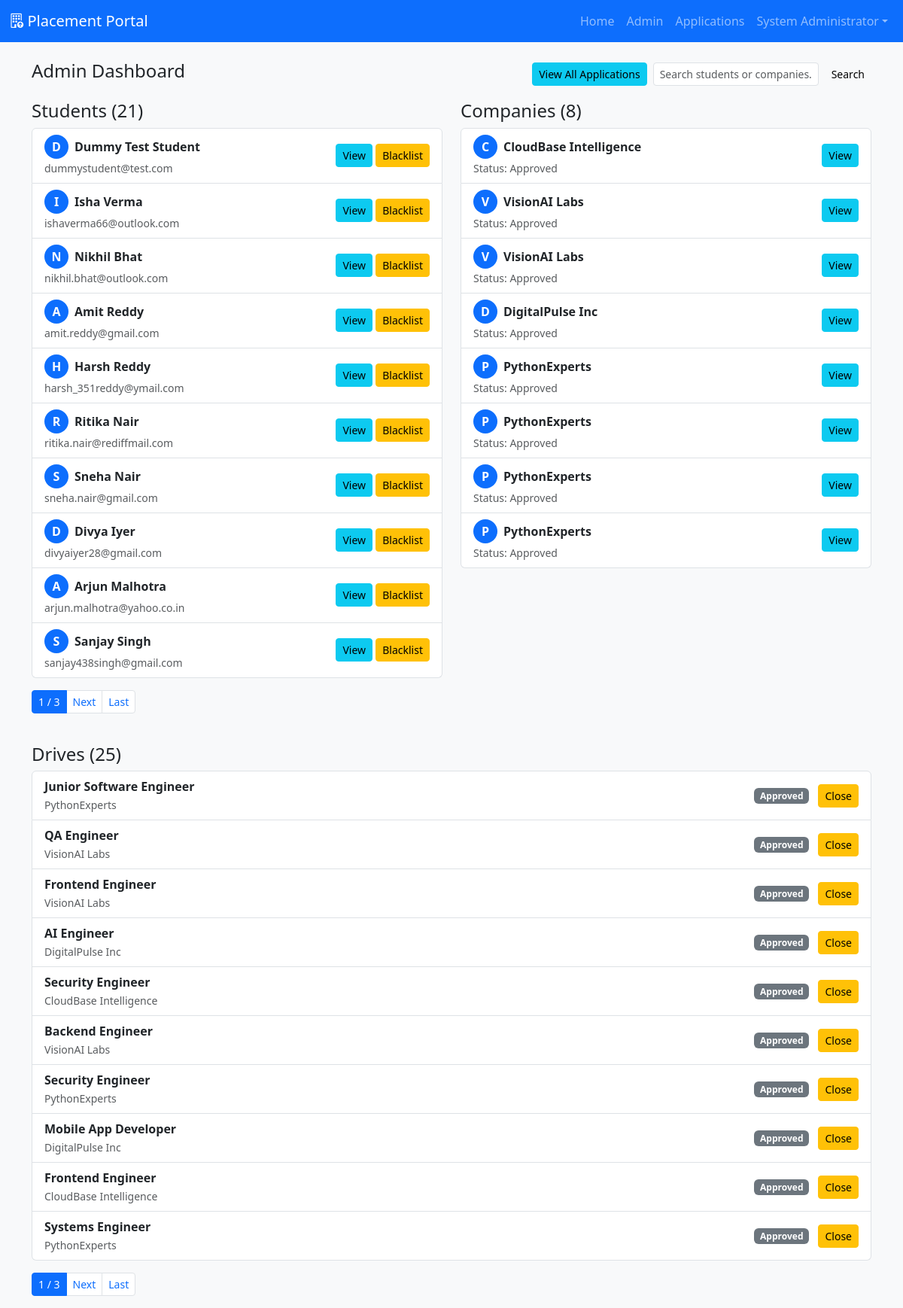
The page /admin (signed in) on the database its author committed.
### models.py (models this page shows, shortened)
class User(UserMixin, db.Model):
    __tablename__ = 'users'
    id = db.Column(db.Integer, primary_key=True)
    email = db.Column(db.String(120), unique=True, nullable=False)
    password = db.Column(db.String(128), nullable=False)
    name = db.Column(db.String(120))
    role = db.Column(db.String(20), nullable=False)  # 'admin', 'company', 'student'
    active = db.Column(db.Boolean, default=True)
    blacklisted = db.Column(db.Boolean, default=False)

class CompanyProfile(db.Model):
    __tablename__ = 'companies'
    id = db.Column(db.Integer, primary_key=True)
    user_id = db.Column(db.Integer, db.ForeignKey('users.id'), nullable=False)
    company_name = db.Column(db.String(240), nullable=False)
    hr_contact = db.Column(db.String(120))
    website = db.Column(db.String(240))
    approved = db.Column(db.Boolean, default=False)
    blacklisted = db.Column(db.Boolean, default=False)
    user = db.relationship('User', backref='company_profile', uselist=False)

class Drive(db.Model):
    __tablename__ = 'drives'
    id = db.Column(db.Integer, primary_key=True)
    company_id = db.Column(db.Integer, db.ForeignKey('companies.id'), nullable=False)
    job_title = db.Column(db.String(240), nullable=False)
    job_description = db.Column(db.Text)
    eligibility = db.Column(db.String(240))
    salary = db.Column(db.String(100))
    location = db.Column(db.String(120))
    application_deadline = db.Column(db.Date)
    status = db.Column(db.String(20), default='Pending')  # Pending / Approved / Closed
    created_at = db.Column(db.DateTime, default=datetime.utcnow)
    company = db.relationship('CompanyProfile', backref='drives')

### app.py (the view)
@app.route('/admin')
@login_required
@role_required('admin')
def admin_dashboard():
    students_per_page = 10
    companies_per_page = 8
    drives_per_page = 10
    student_page = request.args.get('student_page', 1, type=int)
    company_page = request.args.get('company_page', 1, type=int)
    drive_page = request.args.get('drive_page', 1, type=int)
    all_students = User.query.filter_by(role='student').all()
    all_companies = CompanyProfile.query.all()
    all_drives = Drive.query.all()
    all_applications = Application.query.all()
    student_start = (student_page - 1) * students_per_page
    student_end = student_start + students_per_page
    students = all_students[student_start:student_end]
    total_student_pages = (len(all_students) + students_per_page - 1) // students_per_page
    company_start = (company_page - 1) * companies_per_page
    company_end = company_start + companies_per_page
    companies = all_companies[company_start:company_end]
    total_company_pages = (len(all_companies) + companies_per_page - 1) // companies_per_page
    drive_start = (drive_page - 1) * drives_per_page
    drive_end = drive_start + drives_per_page
    drives = all_drives[drive_start:drive_end]
    total_drive_pages = (len(all_drives) + drives_per_page - 1) // drives_per_page
    return render_template('admin_dashboard.html',
        students=students, total_students=len(all_students), student_page=student_page, total_student_pages=total_student_pages,
        companies=companies, total_companies=len(all_companies), company_page=company_page, total_company_pages=total_company_pages,
        drives=drives, total_drives=len(all_drives), drive_page=drive_page, total_drive_pages=total_drive_pages,
        applications=all_applications)

### app.py (called while the page is built)
@login_manager.user_loader
def load_user(user_id):
    return User.query.get(int(user_id))

def role_required(role):
    def decorator(fn):
        from functools import wraps
        @wraps(fn)
        def wrapper(*args, **kwargs):
            if not current_user.is_authenticated or current_user.role != role:
                flash('Access denied', 'danger')
                return redirect(url_for('login'))
            return fn(*args, **kwargs)
        return wrapper
    return decorator

### templates/admin_dashboard.html (shortened to what this page needs)
{% extends 'base.html' %}
{% block content %}
  <div class="d-flex justify-content-between align-items-center mb-3">
    <h2 class="h4">Admin Dashboard</h2>
    <div class="d-flex gap-2">
      <a class="btn btn-sm btn-info" href="{{ url_for('admin_applications') }}">View All Applications</a>
      <form class="d-flex" method="get" action="{{ url_for('admin_search') }}">
        <input name="q" class="form-control form-control-sm me-2" placeholder="Search students or companies...">
        <button class="btn btn-sm btn-light" type="submit">Search</button>
      </form>
    </div>
  </div>
  <div class="row">
    <div class="col-md-6">
      <h4>Students ({{ total_students }})</h4>
      <ul class="list-group">
        {% for s in students %}
          <li class="list-group-item d-flex justify-content-between align-items-center">
            <div>
              <span class="avatar-circle">{{ s.name[0] }}</span><strong>{{ s.name }}</strong><br><small class="text-muted">{{ s.email }}</small>
            </div>
            <div>
              <a class="btn btn-sm btn-info" href="{{ url_for('admin_user_details', user_id=s.id) }}">View</a>
              {% if not s.blacklisted %}
                <a class="btn btn-sm btn-warning" href="{{ url_for('blacklist_user', user_id=s.id) }}">Blacklist</a>
              {% else %}
                <span class="badge bg-danger">Blacklisted</span>
              {% endif %}
            </div>
          </li>
        {% else %}
          <li class="list-group-item">No students registered</li>
        {% endfor %}
      </ul>
      {% if total_student_pages > 1 %}
      <nav class="mt-3" aria-label="Student pagination">
        <ul class="pagination pagination-sm">
          <li class="page-item active"><span class="page-link">{{ student_page }} / {{ total_student_pages }}</span></li>
          {% if student_page < total_student_pages %}
            <li class="page-item"><a class="page-link" href="{{ url_for('admin_dashboard', student_page=student_page+1, company_page=company_page, drive_page=drive_page) }}">Next</a></li>
            <li class="page-item"><a class="page-link" href="{{ url_for('admin_dashboard', student_page=total_student_pages, company_page=company_page, drive_page=drive_page) }}">Last</a></li>
          {% endif %}
        </ul>
      </nav>
      {% endif %}
    </div>
    <div class="col-md-6">
      <h4>Companies ({{ total_companies }})</h4>
      <ul class="list-group">
        {% for c in companies %}
          <li class="list-group-item d-flex justify-content-between align-items-center">
            <div>
              <span class="avatar-circle">{{ c.company_name[0] }}</span><strong>{{ c.company_name }}</strong><br><small class="text-muted">Status: {{ 'Approved' if c.approved else 'Pending' }}</small>
            </div>
            <div>
              <a class="btn btn-sm btn-info" href="{{ url_for('admin_user_details', user_id=c.user_id) }}">View</a>
            </div>
          </li>
        {% else %}
          <li class="list-group-item">No companies registered</li>
        {% endfor %}
      </ul>
    </div>
  </div>
  <h4 class="mt-4">Drives ({{ total_drives }})</h4>
  <ul class="list-group">
    {% for d in drives %}
      <li class="list-group-item d-flex justify-content-between align-items-center">
        <div>
          <strong>{{ d.job_title }}</strong><br><small class="text-muted">{{ d.company.company_name }}</small>
        </div>
        <div>
          <span class="badge bg-secondary me-2">{{ d.status }}</span>
          {% if d.status == 'Pending' %}
            <a class="btn btn-sm btn-success" href="{{ url_for('approve_drive', drive_id=d.id) }}">Approve</a>
          {% elif d.status == 'Approved' %}
            <a class="btn btn-sm btn-warning" href="{{ url_for('close_drive', drive_id=d.id) }}">Close</a>
          {% endif %}
        </div>
      </li>
    {% else %}
      <li class="list-group-item">No drives created</li>
    {% endfor %}
  </ul>
  {% if total_drive_pages > 1 %}
  <nav class="mt-3" aria-label="Drive pagination">
    <ul class="pagination pagination-sm">
      <li class="page-item active"><span class="page-link">{{ drive_page }} / {{ total_drive_pages }}</span></li>
      {% if drive_page < total_drive_pages %}
        <li class="page-item"><a class="page-link" href="{{ url_for('admin_dashboard', student_page=student_page, company_page=company_page, drive_page=drive_page+1) }}">Next</a></li>
        <li class="page-item"><a class="page-link" href="{{ url_for('admin_dashboard', student_page=student_page, company_page=company_page, drive_page=total_drive_pages) }}">Last</a></li>
      {% endif %}
    </ul>
  </nav>
  {% endif %}
{% endblock %}

### templates/base.html (shortened to what this page needs)
<!doctype html>
<html lang="en">
  <head>
    <link href="https://cdn.jsdelivr.net/npm/bootstrap@5.3.0/dist/css/bootstrap.min.css" rel="stylesheet">
    <link href="https://cdn.jsdelivr.net/npm/bootstrap-icons@1.10.5/font/bootstrap-icons.css" rel="stylesheet">
    <link href="{{ url_for('static', filename='css/style.css') }}" rel="stylesheet">
  </head>
  <body>
    <nav class="navbar navbar-expand-lg navbar-dark bg-primary">
      <div class="container-fluid">
        <a class="navbar-brand d-flex align-items-center" href="{{ url_for('index') }}"><i class="bi bi-building-up"></i>&nbsp;Placement Portal</a>
        <div class="collapse navbar-collapse" id="navCollapse">
          <ul class="navbar-nav ms-auto">
            <li class="nav-item"><a class="nav-link" href="{{ url_for('index') }}">Home</a></li>
            {% if current_user.is_authenticated %}
              {% if current_user.role=='admin' %}
                <li class="nav-item"><a class="nav-link" href="{{ url_for('admin_dashboard') }}">Admin</a></li>
                <li class="nav-item"><a class="nav-link" href="{{ url_for('admin_applications') }}">Applications</a></li>
              {% elif current_user.role=='company' %}
                <li class="nav-item"><a class="nav-link" href="{{ url_for('company_dashboard') }}">Company</a></li>
              {% endif %}
              <li class="nav-item dropdown">
                <a class="nav-link dropdown-toggle" href="#" role="button" data-bs-toggle="dropdown">{{ current_user.name }}</a>
              </li>
            {% else %}
              <li class="nav-item"><a class="nav-link" href="{{ url_for('login') }}">Login</a></li>
            {% endif %}
          </ul>
        </div>
      </div>
    </nav>
    <div class="container mt-4">
      {% block content %}{% endblock %}
    </div>
  </body>
</html>

### static/css/style.css (style rules this page uses)
body { background: #f8f9fa; }
.navbar-brand i { font-size: 1.2rem; }
.list-group-item { transition: transform 0.2s, background-color 0.2s; }
.avatar-circle { width: 32px; height: 32px; border-radius: 50%; background-color: #0d6efd; color: #fff; display: inline-flex; align-items: center; justify-content: center; font-weight: bold; margin-right: 8px; text-transform: uppercase; }

### rows shown on the page
User: name "System Administrator"
User: name "D", name "Dummy Test Student", email "dummystudent@test.com"
User: name "I", name "Isha Verma", email "ishaverma66@outlook.com"
User: name "N", name "Nikhil Bhat", email "nikhil.bhat@outlook.com"
User: name "A", name "Amit Reddy", email "amit.reddy@gmail.com"
User: name "H", name "Harsh Reddy", email "harsh_351reddy@ymail.com"
User: name "R", name "Ritika Nair", email "ritika.nair@rediffmail.com"
User: name "S", name "Sneha Nair", email "sneha.nair@gmail.com"
User: name "D", name "Divya Iyer", email "divyaiyer28@gmail.com"
User: name "A", name "Arjun Malhotra", email "arjun.malhotra@yahoo.co.in"
User: name "S", name "Sanjay Singh", email "sanjay438singh@gmail.com"
CompanyProfile: company_name "C", company_name "CloudBase Intelligence", approved "Approved"
CompanyProfile: company_name "V", company_name "VisionAI Labs", approved "Approved"
CompanyProfile: company_name "V", company_name "VisionAI Labs", approved "Approved"
CompanyProfile: company_name "D", company_name "DigitalPulse Inc", approved "Approved"
CompanyProfile: company_name "P", company_name "PythonExperts", approved "Approved"
CompanyProfile: company_name "P", company_name "PythonExperts", approved "Approved"
CompanyProfile: company_name "P", company_name "PythonExperts", approved "Approved"
CompanyProfile: company_name "P", company_name "PythonExperts", approved "Approved"
Drive: job_title "Junior Software Engineer", company.company_name "PythonExperts", status "Approved"
Drive: job_title "QA Engineer", company.company_name "VisionAI Labs", status "Approved"
Drive: job_title "Frontend Engineer", company.company_name "VisionAI Labs", status "Approved"
Drive: job_title "AI Engineer", company.company_name "DigitalPulse Inc", status "Approved"
Drive: job_title "Security Engineer", company.company_name "CloudBase Intelligence", status "Approved"
Drive: job_title "Backend Engineer", company.company_name "VisionAI Labs", status "Approved"
Drive: job_title "Security Engineer", company.company_name "PythonExperts", status "Approved"
Drive: job_title "Mobile App Developer", company.company_name "DigitalPulse Inc", status "Approved"
Drive: job_title "Frontend Engineer", company.company_name "CloudBase Intelligence", status "Approved"
Drive: job_title "Systems Engineer", company.company_name "PythonExperts", status "Approved"

### other values the page prints
{{ total_students }} "21"
{{ student_page }} "1"
{{ total_student_pages }} "3"
{{ total_companies }} "8"
{{ total_drives }} "25"
{{ drive_page }} "1"
{{ total_drive_pages }} "3"
